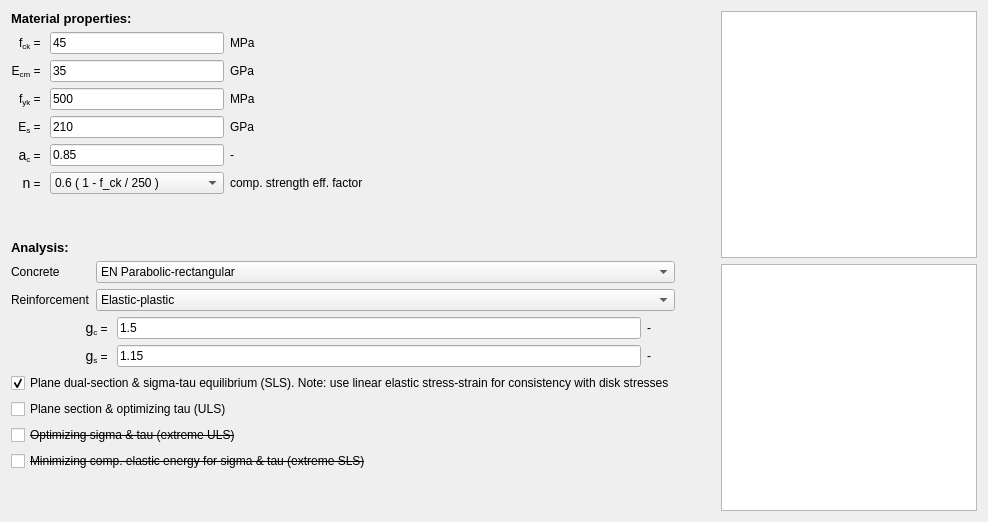
        <widget class="QWidget" name="tab_materials">
         <attribute name="title">
          <string>Materials &amp;&amp; Analysis</string>
         </attribute>
         <layout class="QHBoxLayout" name="horizontalLayout">
          <item>
           <layout class="QGridLayout" name="InputGrid">
            <item row="0" column="0">
             <layout class="QHBoxLayout" name="Material">
              <item>
               <layout class="QVBoxLayout" name="Input_verticalLayout">
                <item>
                 <widget class="QLabel" name="label_3">
                  <property name="font">
                   <font>
                    <pointsize>10</pointsize>
                    <weight>75</weight>
                    <bold>true</bold>
                   </font>
                  </property>
                  <property name="text">
                   <string>Material properties:</string>
                  </property>
                 </widget>
                </item>
                <item>
                 <layout class="QGridLayout" name="gridLayout_3">
                  <item row="0" column="3">
                   <widget class="QLabel" name="label_17">
                    <property name="font">
                     <font>
                      <pointsize>9</pointsize>
                     </font>
                    </property>
                    <property name="text">
                     <string>MPa</string>
                    </property>
                   </widget>
                  </item>
                  <item row="1" column="0">
                   <widget class="QLabel" name="label_13">
                    <property name="font">
                     <font>
                      <pointsize>9</pointsize>
                     </font>
                    </property>
                    <property name="text">
                     <string>&lt;html&gt;&lt;head/&gt;&lt;body&gt;&lt;p&gt;E&lt;span style=&quot; vertical-align:sub;&quot;&gt;cm&lt;/span&gt; = &lt;/p&gt;&lt;/body&gt;&lt;/html&gt;</string>
                    </property>
                    <property name="alignment">
                     <set>Qt::AlignRight|Qt::AlignTrailing|Qt::AlignVCenter</set>
                    </property>
                   </widget>
                  </item>
                  <item row="2" column="2">
                   <widget class="QLineEdit" name="lineEdit_f_yk">
                    <property name="font">
                     <font>
                      <pointsize>9</pointsize>
                     </font>
                    </property>
                    <property name="text">
                     <string>500</string>
                    </property>
                   </widget>
                  </item>
                  <item row="0" column="2">
                   <widget class="QLineEdit" name="lineEdit_f_ck">
                    <property name="font">
                     <font>
                      <pointsize>9</pointsize>
                     </font>
                    </property>
                    <property name="text">
                     <string>45</string>
                    </property>
                   </widget>
                  </item>
                  <item row="1" column="2">
                   <widget class="QLineEdit" name="lineEdit_E_cm">
                    <property name="font">
                     <font>
                      <pointsize>9</pointsize>
                     </font>
                    </property>
                    <property name="text">
                     <string>35</string>
                    </property>
                   </widget>
                  </item>
                  <item row="0" column="0">
                   <widget class="QLabel" name="label_12">
                    <property name="font">
                     <font>
                      <pointsize>9</pointsize>
                     </font>
                    </property>
                    <property name="text">
                     <string>&lt;html&gt;&lt;head/&gt;&lt;body&gt;&lt;p&gt;f&lt;span style=&quot; vertical-align:sub;&quot;&gt;ck&lt;/span&gt; = &lt;/p&gt;&lt;/body&gt;&lt;/html&gt;</string>
                    </property>
                    <property name="alignment">
                     <set>Qt::AlignRight|Qt::AlignTrailing|Qt::AlignVCenter</set>
                    </property>
                   </widget>
                  </item>
                  <item row="3" column="2">
                   <widget class="QLineEdit" name="lineEdit_E_s">
                    <property name="font">
                     <font>
                      <pointsize>9</pointsize>
                     </font>
                    </property>
                    <property name="text">
                     <string>210</string>
                    </property>
                   </widget>
                  </item>
                  <item row="2" column="0">
                   <widget class="QLabel" name="label_14">
                    <property name="font">
                     <font>
                      <pointsize>9</pointsize>
                     </font>
                    </property>
                    <property name="text">
                     <string>&lt;html&gt;&lt;head/&gt;&lt;body&gt;&lt;p&gt;f&lt;span style=&quot; vertical-align:sub;&quot;&gt;yk&lt;/span&gt; = &lt;/p&gt;&lt;/body&gt;&lt;/html&gt;</string>
                    </property>
                    <property name="alignment">
                     <set>Qt::AlignRight|Qt::AlignTrailing|Qt::AlignVCenter</set>
                    </property>
                   </widget>
                  </item>
                  <item row="3" column="0">
                   <widget class="QLabel" name="label_15">
                    <property name="font">
                     <font>
                      <pointsize>9</pointsize>
                     </font>
                    </property>
                    <property name="text">
                     <string>&lt;html&gt;&lt;head/&gt;&lt;body&gt;&lt;p&gt;E&lt;span style=&quot; vertical-align:sub;&quot;&gt;s&lt;/span&gt; = &lt;/p&gt;&lt;/body&gt;&lt;/html&gt;</string>
                    </property>
                    <property name="alignment">
                     <set>Qt::AlignRight|Qt::AlignTrailing|Qt::AlignVCenter</set>
                    </property>
                   </widget>
                  </item>
                  <item row="1" column="3">
                   <widget class="QLabel" name="label_19">
                    <property name="font">
                     <font>
                      <pointsize>9</pointsize>
                     </font>
                    </property>
                    <property name="text">
                     <string>GPa</string>
                    </property>
                   </widget>
                  </item>
                  <item row="2" column="3">
                   <widget class="QLabel" name="label_20">
                    <property name="font">
                     <font>
                      <pointsize>9</pointsize>
                     </font>
                    </property>
                    <property name="text">
                     <string>MPa</string>
                    </property>
                   </widget>
                  </item>
                  <item row="3" column="3">
                   <widget class="QLabel" name="label_21">
                    <property name="font">
                     <font>
                      <pointsize>9</pointsize>
                     </font>
                    </property>
                    <property name="text">
                     <string>GPa</string>
                    </property>
                   </widget>
                  </item>
                  <item row="4" column="3">
                   <widget class="QLabel" name="label_7">
                    <property name="font">
                     <font>
                      <pointsize>9</pointsize>
                     </font>
                    </property>
                    <property name="text">
                     <string>-</string>
                    </property>
                   </widget>
                  </item>
                  <item row="4" column="2">
                   <widget class="QLineEdit" name="lineEdit_alpha_cc">
                    <property name="font">
                     <font>
                      <pointsize>9</pointsize>
                     </font>
                    </property>
                    <property name="text">
                     <string>0.85</string>
                    </property>
                   </widget>
                  </item>
                  <item row="4" column="0">
                   <widget class="QLabel" name="label_6">
                    <property name="font">
                     <font>
                      <pointsize>9</pointsize>
                     </font>
                    </property>
                    <property name="text">
                     <string>&lt;html&gt;&lt;head/&gt;&lt;body&gt;&lt;p&gt;&lt;span style=&quot; font-family:'Symbol'; font-size:large;&quot;&gt;a&lt;/span&gt;&lt;span style=&quot; vertical-align:sub;&quot;&gt;c&lt;/span&gt; = &lt;/p&gt;&lt;/body&gt;&lt;/html&gt;</string>
                    </property>
                    <property name="alignment">
                     <set>Qt::AlignRight|Qt::AlignTrailing|Qt::AlignVCenter</set>
                    </property>
                   </widget>
                  </item>
                  <item row="5" column="0">
                   <widget class="QLabel" name="label_23">
                    <property name="font">
                     <font>
                      <pointsize>9</pointsize>
                     </font>
                    </property>
                    <property name="text">
                     <string>&lt;html&gt;&lt;head/&gt;&lt;body&gt;&lt;p&gt;&lt;span style=&quot; font-family:'Symbol'; font-size:large;&quot;&gt;n&lt;/span&gt;&lt;span style=&quot; vertical-align:sub;&quot;&gt;&lt;/span&gt; = &lt;/p&gt;&lt;/body&gt;&lt;/html&gt;</string>
                    </property>
                    <property name="alignment">
                     <set>Qt::AlignRight|Qt::AlignTrailing|Qt::AlignVCenter</set>
                    </property>
                   </widget>
                  </item>
                  <item row="5" column="2">
                   <widget class="QComboBox" name="comboBox_nu">
                    <property name="font">
                     <font>
                      <pointsize>9</pointsize>
                     </font>
                    </property>
                    <item>
                     <property name="text">
                      <string>0.6 ( 1 - f_ck / 250 )</string>
                     </property>
                    </item>
                   </widget>
                  </item>
                  <item row="5" column="3">
                   <widget class="QLabel" name="label_10">
                    <property name="font">
                     <font>
                      <pointsize>9</pointsize>
                     </font>
                    </property>
                    <property name="text">
                     <string>comp. strength eff. factor</string>
                    </property>
                   </widget>
                  </item>
                 </layout>
                </item>
                <item>
                 <spacer name="verticalSpacer_4">
                  <property name="orientation">
                   <enum>Qt::Vertical</enum>
                  </property>
                  <property name="sizeHint" stdset="0">
                   <size>
                    <width>20</width>
                    <height>40</height>
                   </size>
                  </property>
                 </spacer>
                </item>
               </layout>
              </item>
              <item>
               <spacer name="horizontalSpacer_2">
                <property name="orientation">
                 <enum>Qt::Horizontal</enum>
                </property>
                <property name="sizeHint" stdset="0">
                 <size>
                  <width>40</width>
                  <height>20</height>
                 </size>
                </property>
               </spacer>
              </item>
             </layout>
            </item>
            <item row="1" column="0">
             <layout class="QHBoxLayout" name="Analysis">
              <item>
               <layout class="QVBoxLayout" name="Input_verticalLayout_2">
                <item>
                 <widget class="QLabel" name="label_4">
                  <property name="font">
                   <font>
                    <pointsize>10</pointsize>
                    <weight>75</weight>
                    <bold>true</bold>
                   </font>
                  </property>
                  <property name="text">
                   <string>Analysis:</string>
                  </property>
                 </widget>
                </item>
                <item>
                 <layout class="QFormLayout" name="formLayout_2">
                  <item row="0" column="1">
                   <widget class="QComboBox" name="comboBox_concrete">
                    <property name="font">
                     <font>
                      <pointsize>9</pointsize>
                     </font>
                    </property>
                    <item>
                     <property name="text">
                      <string>EN Parabolic-rectangular</string>
                     </property>
                    </item>
                    <item>
                     <property name="text">
                      <string>EN Bi-linear</string>
                     </property>
                    </item>
                    <item>
                     <property name="text">
                      <string>EN Nonlinear</string>
                     </property>
                    </item>
                   </widget>
                  </item>
                  <item row="1" column="0">
                   <widget class="QLabel" name="label_11">
                    <property name="font">
                     <font>
                      <pointsize>9</pointsize>
                     </font>
                    </property>
                    <property name="text">
                     <string>Reinforcement</string>
                    </property>
                   </widget>
                  </item>
                  <item row="1" column="1">
                   <widget class="QComboBox" name="comboBox_reinf">
                    <property name="font">
                     <font>
                      <pointsize>9</pointsize>
                     </font>
                    </property>
                    <item>
                     <property name="text">
                      <string>Elastic-plastic</string>
                     </property>
                    </item>
                   </widget>
                  </item>
                  <item row="0" column="0">
                   <widget class="QLabel" name="label_22">
                    <property name="font">
                     <font>
                      <pointsize>9</pointsize>
                     </font>
                    </property>
                    <property name="text">
                     <string>Concrete</string>
                    </property>
                   </widget>
                  </item>
                 </layout>
                </item>
                <item>
                 <layout class="QGridLayout" name="gridLayout_4">
                  <item row="1" column="1">
                   <widget class="QLineEdit" name="lineEdit_gamma_c">
                    <property name="sizePolicy">
                     <sizepolicy hsizetype="Expanding" vsizetype="Fixed">
                      <horstretch>0</horstretch>
                      <verstretch>0</verstretch>
                     </sizepolicy>
                    </property>
                    <property name="font">
                     <font>
                      <pointsize>9</pointsize>
                     </font>
                    </property>
                    <property name="text">
                     <string>1.5</string>
                    </property>
                   </widget>
                  </item>
                  <item row="3" column="1">
                   <widget class="QLineEdit" name="lineEdit_gamma_s">
                    <property name="font">
                     <font>
                      <pointsize>9</pointsize>
                     </font>
                    </property>
                    <property name="text">
                     <string>1.15</string>
                    </property>
                   </widget>
                  </item>
                  <item row="3" column="0">
                   <widget class="QLabel" name="label_9">
                    <property name="minimumSize">
                     <size>
                      <width>100</width>
                      <height>0</height>
                     </size>
                    </property>
                    <property name="font">
                     <font>
                      <pointsize>9</pointsize>
                     </font>
                    </property>
                    <property name="text">
                     <string>&lt;html&gt;&lt;head/&gt;&lt;body&gt;&lt;p&gt;&lt;span style=&quot; font-family:'Symbol'; font-size:large;&quot;&gt;g&lt;/span&gt;&lt;span style=&quot; vertical-align:sub;&quot;&gt;s&lt;/span&gt; = &lt;/p&gt;&lt;/body&gt;&lt;/html&gt;</string>
                    </property>
                    <property name="alignment">
                     <set>Qt::AlignRight|Qt::AlignTrailing|Qt::AlignVCenter</set>
                    </property>
                   </widget>
                  </item>
                  <item row="1" column="0">
                   <widget class="QLabel" name="label_8">
                    <property name="sizePolicy">
                     <sizepolicy hsizetype="Preferred" vsizetype="Preferred">
                      <horstretch>0</horstretch>
                      <verstretch>0</verstretch>
                     </sizepolicy>
                    </property>
                    <property name="minimumSize">
                     <size>
                      <width>100</width>
                      <height>0</height>
                     </size>
                    </property>
                    <property name="baseSize">
                     <size>
                      <width>0</width>
                      <height>0</height>
                     </size>
                    </property>
                    <property name="font">
                     <font>
                      <pointsize>9</pointsize>
                     </font>
                    </property>
                    <property name="text">
                     <string>&lt;html&gt;&lt;head/&gt;&lt;body&gt;&lt;p&gt;&lt;span style=&quot; font-family:'Symbol'; font-size:large;&quot;&gt;g&lt;/span&gt;&lt;span style=&quot; vertical-align:sub;&quot;&gt;c&lt;/span&gt; = &lt;/p&gt;&lt;/body&gt;&lt;/html&gt;</string>
                    </property>
                    <property name="alignment">
                     <set>Qt::AlignRight|Qt::AlignTrailing|Qt::AlignVCenter</set>
                    </property>
                   </widget>
                  </item>
                  <item row="1" column="2">
                   <widget class="QLabel" name="label_28">
                    <property name="font">
                     <font>
                      <pointsize>9</pointsize>
                     </font>
                    </property>
                    <property name="text">
                     <string>-       </string>
                    </property>
                   </widget>
                  </item>
                  <item row="3" column="2">
                   <widget class="QLabel" name="label_35">
                    <property name="font">
                     <font>
                      <pointsize>9</pointsize>
                     </font>
                    </property>
                    <property name="text">
                     <string>-       </string>
                    </property>
                   </widget>
                  </item>
                 </layout>
                </item>
                <item>
                 <widget class="QCheckBox" name="checkBox_analSLS_1">
                  <property name="font">
                   <font>
                    <pointsize>9</pointsize>
                   </font>
                  </property>
                  <property name="text">
                   <string>Plane dual-section &amp;&amp; sigma-tau equilibrium (SLS). Note: use linear elastic stress-strain for consistency with disk stresses</string>
                  </property>
                  <property name="checked">
                   <bool>true</bool>
                  </property>
                 </widget>
                </item>
                <item>
                 <widget class="QCheckBox" name="checkBox_analULS_1">
                  <property name="font">
                   <font>
                    <pointsize>9</pointsize>
                   </font>
                  </property>
                  <property name="text">
                   <string>Plane section &amp;&amp; optimizing tau (ULS)</string>
                  </property>
                  <property name="checked">
                   <bool>false</bool>
                  </property>
                 </widget>
                </item>
                <item>
                 <widget class="QCheckBox" name="checkBox_analULS_2">
                  <property name="font">
                   <font>
                    <pointsize>9</pointsize>
                    <strikeout>true</strikeout>
                   </font>
                  </property>
                  <property name="text">
                   <string>Optimizing sigma &amp;&amp; tau (extreme ULS)</string>
                  </property>
                  <property name="checkable">
                   <bool>false</bool>
                  </property>
                 </widget>
                </item>
                <item>
                 <widget class="QCheckBox" name="checkBox_analSLS_2">
                  <property name="font">
                   <font>
                    <pointsize>9</pointsize>
                    <strikeout>true</strikeout>
                   </font>
                  </property>
                  <property name="text">
                   <string>Minimizing comp. elastic energy for sigma &amp;&amp; tau (extreme SLS)</string>
                  </property>
                  <property name="checkable">
                   <bool>false</bool>
                  </property>
                 </widget>
                </item>
                <item>
                 <spacer name="verticalSpacer">
                  <property name="orientation">
                   <enum>Qt::Vertical</enum>
                  </property>
                  <property name="sizeHint" stdset="0">
                   <size>
                    <width>20</width>
                    <height>40</height>
                   </size>
                  </property>
                 </spacer>
                </item>
               </layout>
              </item>
              <item>
               <spacer name="horizontalSpacer_3">
                <property name="orientation">
                 <enum>Qt::Horizontal</enum>
                </property>
                <property name="sizeHint" stdset="0">
                 <size>
                  <width>40</width>
                  <height>20</height>
                 </size>
                </property>
               </spacer>
              </item>
             </layout>
            </item>
           </layout>
          </item>
          <item>
           <layout class="QVBoxLayout" name="PlotLayout">
            <item>
             <widget class="QGraphicsView" name="graphicsViewConcrete"/>
            </item>
            <item>
             <widget class="QGraphicsView" name="graphicsViewReinforcement"/>
            </item>
           </layout>
          </item>
         </layout>
        </widget>
